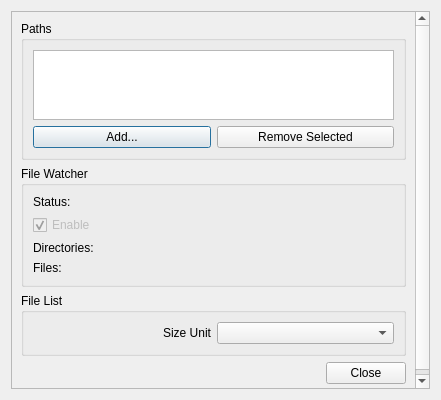
<?xml version="1.0" encoding="UTF-8"?>
<ui version="4.0">
 <class>Settings</class>
 <widget class="QDialog" name="Settings">
  <property name="geometry">
   <rect>
    <x>0</x>
    <y>0</y>
    <width>441</width>
    <height>400</height>
   </rect>
  </property>
  <property name="windowTitle">
   <string>Settings</string>
  </property>
  <layout class="QVBoxLayout" name="verticalLayout_5">
   <item>
    <widget class="QScrollArea" name="scrollArea">
     <property name="widgetResizable">
      <bool>true</bool>
     </property>
     <widget class="QWidget" name="scrollAreaWidgetContents">
      <property name="geometry">
       <rect>
        <x>0</x>
        <y>0</y>
        <width>408</width>
        <height>487</height>
       </rect>
      </property>
      <layout class="QVBoxLayout" name="verticalLayout">
       <item>
        <widget class="QGroupBox" name="groupBox">
         <property name="title">
          <string>Paths</string>
         </property>
         <layout class="QVBoxLayout" name="verticalLayout_2">
          <item>
           <widget class="QListView" name="lstPaths">
            <property name="selectionMode">
             <enum>QAbstractItemView::SelectionMode::MultiSelection</enum>
            </property>
           </widget>
          </item>
          <item>
           <layout class="QHBoxLayout" name="horizontalLayout">
            <item>
             <widget class="QPushButton" name="btnAddPath">
              <property name="text">
               <string>Add...</string>
              </property>
             </widget>
            </item>
            <item>
             <widget class="QPushButton" name="btnClearSelected">
              <property name="text">
               <string>Remove Selected</string>
              </property>
             </widget>
            </item>
           </layout>
          </item>
         </layout>
        </widget>
       </item>
       <item>
        <widget class="QGroupBox" name="groupBox_2">
         <property name="title">
          <string>File Watcher</string>
         </property>
         <layout class="QVBoxLayout" name="verticalLayout_4">
          <item>
           <widget class="QLabel" name="label_2">
            <property name="text">
             <string>Status:</string>
            </property>
           </widget>
          </item>
          <item>
           <widget class="QCheckBox" name="chkFileWatcher">
            <property name="enabled">
             <bool>false</bool>
            </property>
            <property name="text">
             <string>Enable</string>
            </property>
            <property name="checked">
             <bool>true</bool>
            </property>
           </widget>
          </item>
          <item>
           <widget class="QLabel" name="lblWatcherDirs">
            <property name="text">
             <string>Directories: </string>
            </property>
           </widget>
          </item>
          <item>
           <widget class="QLabel" name="lblWatcherFiles">
            <property name="text">
             <string>Files:</string>
            </property>
           </widget>
          </item>
         </layout>
        </widget>
       </item>
       <item>
        <widget class="QGroupBox" name="groupBox_3">
         <property name="title">
          <string>File List</string>
         </property>
         <layout class="QHBoxLayout" name="horizontalLayout_4">
          <item>
           <widget class="QLabel" name="label">
            <property name="text">
             <string>Size Unit</string>
            </property>
            <property name="alignment">
             <set>Qt::AlignmentFlag::AlignRight|Qt::AlignmentFlag::AlignTrailing|Qt::AlignmentFlag::AlignVCenter</set>
            </property>
           </widget>
          </item>
          <item>
           <widget class="QComboBox" name="comboBox"/>
          </item>
         </layout>
        </widget>
       </item>
       <item>
        <layout class="QHBoxLayout" name="horizontalLayout_2">
         <item>
          <spacer name="horizontalSpacer">
           <property name="orientation">
            <enum>Qt::Orientation::Horizontal</enum>
           </property>
           <property name="sizeHint" stdset="0">
            <size>
             <width>40</width>
             <height>20</height>
            </size>
           </property>
          </spacer>
         </item>
         <item>
          <widget class="QPushButton" name="btnClose">
           <property name="text">
            <string>Close</string>
           </property>
          </widget>
         </item>
        </layout>
       </item>
      </layout>
     </widget>
    </widget>
   </item>
  </layout>
 </widget>
 <resources/>
 <connections>
  <connection>
   <sender>btnClose</sender>
   <signal>clicked()</signal>
   <receiver>Settings</receiver>
   <slot>accept()</slot>
   <hints>
    <hint type="sourcelabel">
     <x>392</x>
     <y>488</y>
    </hint>
    <hint type="destinationlabel">
     <x>226</x>
     <y>261</y>
    </hint>
   </hints>
  </connection>
 </connections>
</ui>
